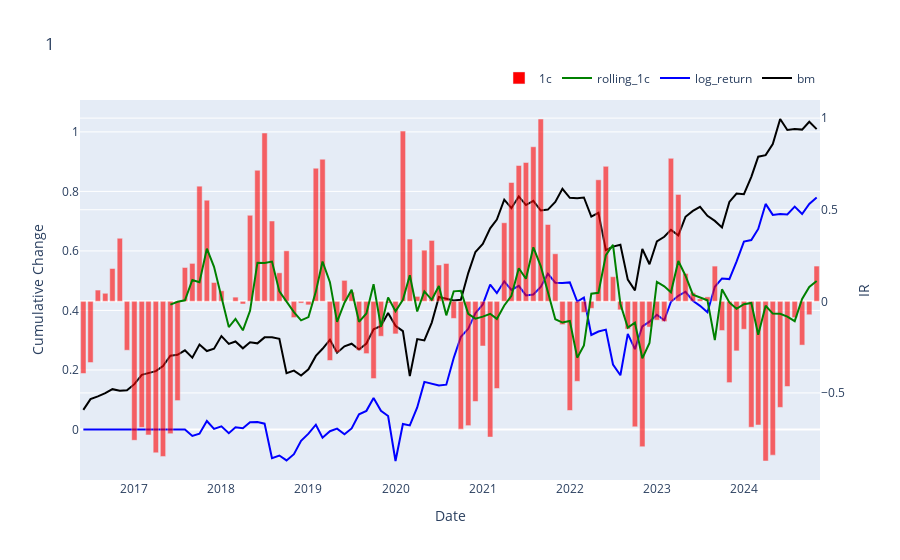

Notebook code cell kept with this figure:
### Code cell
df_1['signal'] = df_1["predicted_rolling_1c_5m_lag1"].cumsum().apply(lambda x: 1 if x > -0 else 0)
df_1['cumsum'] = (df_1['signal'] * df_1['ret_for_cal']).cumsum()


# 绘图函数
def plotly_df(df, bar, line):
    fig = go.Figure()
    fig.add_trace(go.Bar(
        x=df.index, y=df[bar], name="1c",
        yaxis="y2", marker=dict(color="red", opacity=0.6)))    
    fig.add_trace(go.Scatter(
        x=df.index, y=df["predicted_rolling_1c_5m_lag1"], name="rolling_1c",
        yaxis="y2", line=dict(color="green")))
    fig.add_trace(go.Scatter(
        x=df.index, y=df[line], mode="lines", name="log_return",
        yaxis="y1", line=dict(color="blue")))
    fig.add_trace(go.Scatter(
        x=df.index, y=df['bm'], mode="lines", name="bm",
        yaxis="y1", line=dict(color="black")))

    fig.update_layout(title="1",
                      xaxis=dict(title="Date"),
                      yaxis=dict(title="Cumulative Change"),
                      yaxis2=dict(title="IR", overlaying="y", side="right"),
                      legend=dict(orientation="h", yanchor="bottom", y=1.02, xanchor="right", x=1)
                     )
    fig.show()

plotly_df(df_1, "rolling_1c", "cumsum")
